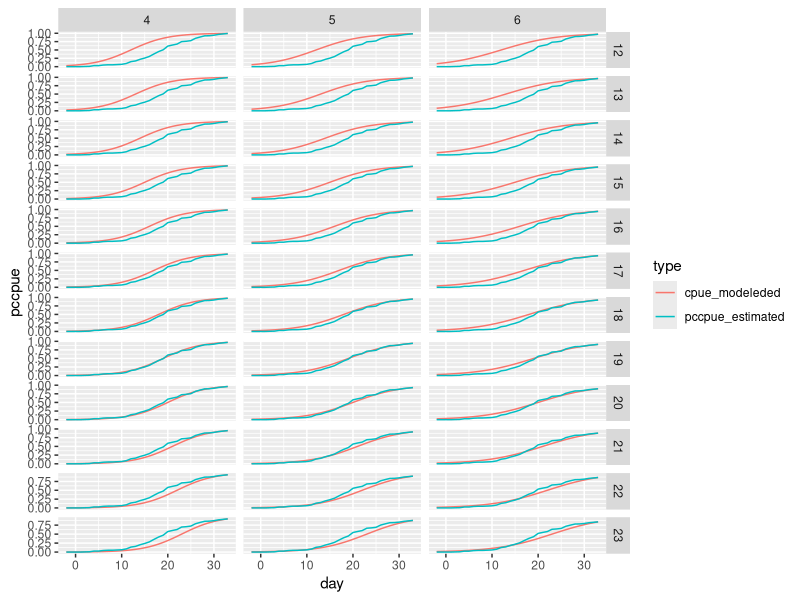
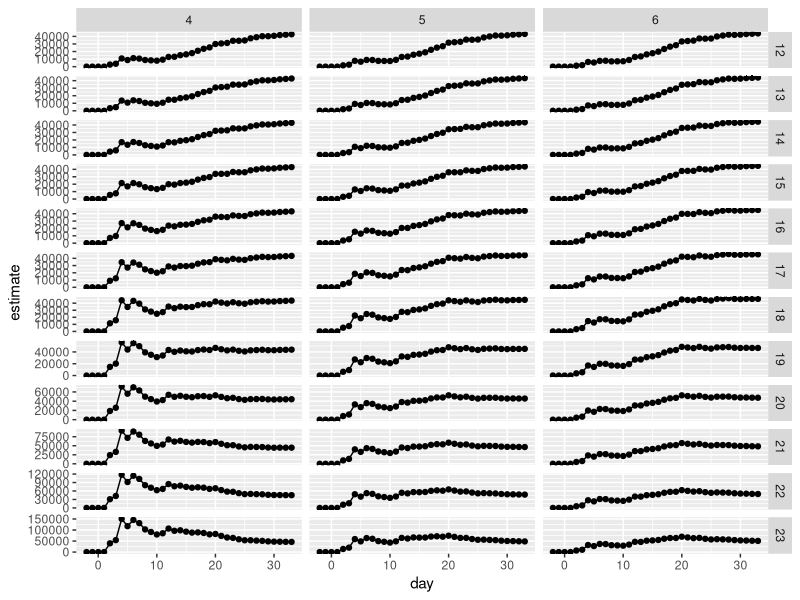
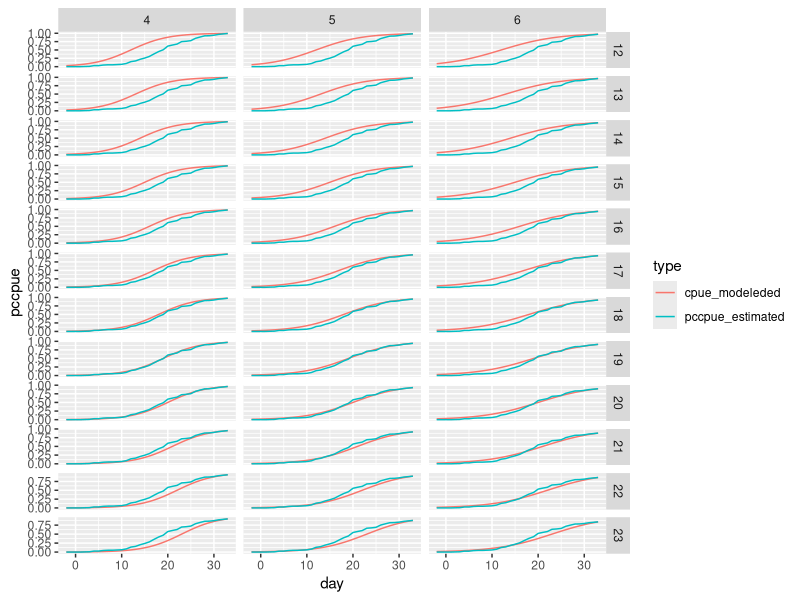
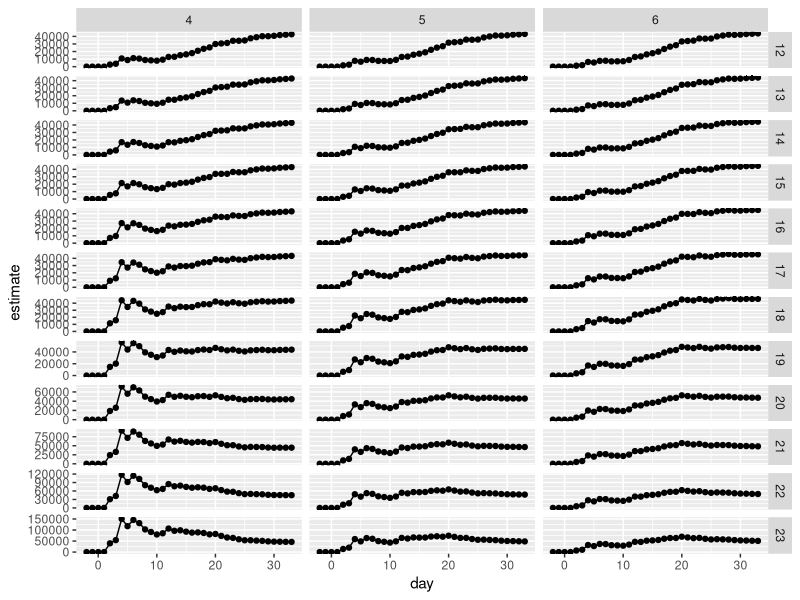

These charts were generated, in order, by the following R code:
library(dplyr)
library(readr)
library(tidyr)
library(ggplot2)

# Modeled v Estimated
do_calc_modeled_v_estimated <- function(mu, s) {
  logi_fun <- function(x, mu, s) { 1 / (1 + exp(-((x - mu)/s))) }
  
  inseason <- read_csv("data/inseason.csv") %>% 
    mutate(ccpue = cumsum(cpue))
  
  xrange <- -10:50
  logistic <- data.frame(day = xrange,
                         cpue_modeleded = logi_fun(xrange, mu, s))
  
  today <- tail(inseason, n = 1)$day
  ccpue <- tail(inseason, n = 1)$ccpue
  final_ccpue <- ccpue / (logistic[logistic$day == today, "cpue_modeleded"])
  
  estimated <- inseason
  estimated$pccpue_estimated <- estimated$ccpue / final_ccpue
  
  estimated %>% 
    left_join(logistic, by = "day") %>% 
    select(day, pccpue_estimated, cpue_modeleded) %>% 
    gather(type, pccpue, -day)
}

crossing(mu = 12:23, s = 4:6) %>% 
  purrr::pmap(~ do_calc_modeled_v_estimated(.x, .y) %>% mutate(mu = .x, s = .y)) %>% 
  bind_rows() %>% 
  ggplot(aes(day, pccpue, color = type)) +
  geom_line() +
  facet_grid(mu ~ s, scales = "free")

ggsave("refit/figures/visual_refit.pdf", width = 10, height = 30)

# Final CPUE
do_final_cpue <- function(mu, s) {
  logi_fun <- function(x, mu, s) { 1 / (1 + exp(-((x - mu)/s))) }
  
  inseason <- read_csv("data/inseason.csv") %>% 
    mutate(ccpue = cumsum(cpue))
  
  xrange <- -10:50
  logistic <- data.frame(day = xrange,
                         cpue_modeleded = logi_fun(xrange, mu, s))
  
  final_cpue <- data.frame(day = inseason$day,
                           estimate = inseason$ccpue / 
                             (logistic[logistic$day %in% inseason$day,"cpue_modeleded"] / 100))
  
  final_cpue$date <- as.Date(final_cpue$day,
                             format = "%j", 
                             origin = as.Date("2016-05-31"))
  
  final_cpue
}

crossing(mu = 12:23, s = 4:6) %>% 
  purrr::pmap(~ do_final_cpue(.x, .y) %>% mutate(mu = .x, s = .y)) %>% 
  bind_rows() %>% 
  ggplot(aes(day, estimate)) +
  geom_point() +
  geom_line() +
  facet_grid(mu ~ s, scales = "free")

ggsave("refit/figures/visual_refit_finalcpue.pdf", width = 10, height = 30)

